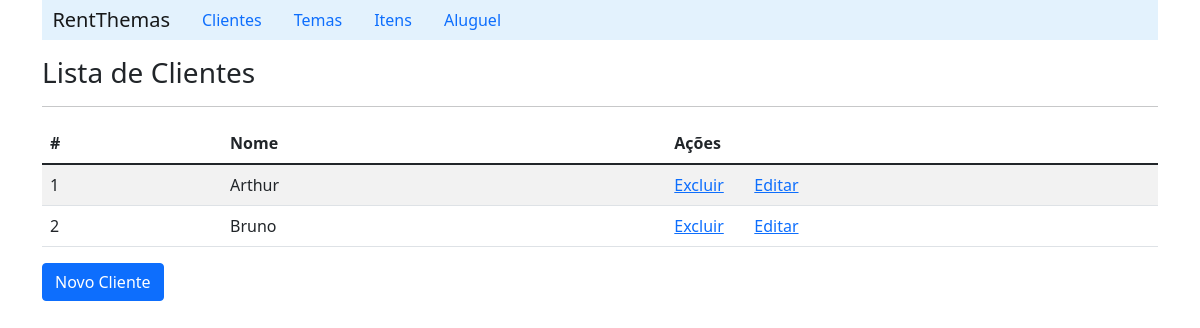
Screenshot of /listClient/ with the database file from the repository.
### aluguel_de_temas/models.py (models this page shows, shortened)
class Client(models.Model):
    name = models.CharField(max_length=60, blank=False)
    cpf = models.CharField(max_length=11, blank=True)

### aluguel_de_temas/views.py (the view)
# urls.py: path('listClient/', ClientViews.listClient),
    def listClient(request):
        context = {'clients_list': DAOsClient.listarclient()}
        return render(request, 'client/listClient.html', context)

### aluguel_de_temas/DAOs.py (called while the page is built)
    def listarclient():
        client = Client.objects.all()
        return client

### aluguel_de_temas/templates/client/listClient.html (shortened to what this page needs)
{% extends "index.html" %}
    {% block content %}
        <h3>Lista de Clientes</h3>
        <hr>
        <table class="table table-striped">
            {% if clients_list %}
                <thead>
                    <tr>
                        <th scope="col">#</th>
                        <th scope="col">Nome</th>
                        <th scope="col">Ações</th>
                        <th scope="col"></th>
                    </tr>
                </thead>
                {% for client in clients_list%}
                    <tr>
                        <td>{{client.id}}</td>
                        <td>{{client.name}}</td>
                        <td width='80'><a href="/deleteClient/{{client.id}}">Excluir</a></td>
                        <td><a href="/detailClient/{{client.id}}">Editar</a></td>
                    </tr>
                {% endfor %}
            {% else %}
                <p>Nenhum cliente cadastrado!!</p>
            {%endif%}
        </table>
        <a  class="btn btn-primary" href="/formClient">Novo Cliente</a>
    {% endblock %}

### rows the page displays
Client: id "1", name "Arthur"
Client: id "2", name "Bruno"
